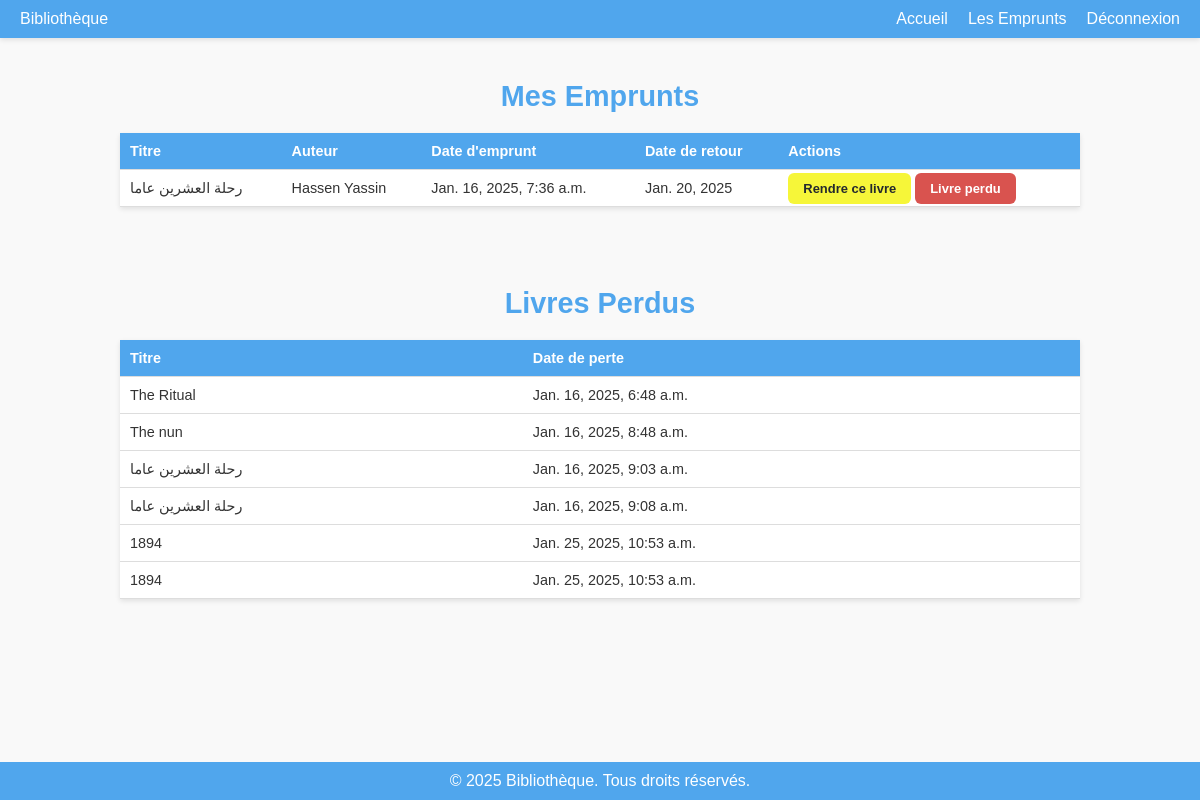
Page /les-emprunts/ (signed in) on the committed database.
### bibliotheque/models.py (models this page shows, shortened)
class Livre(models.Model):
    titre = models.CharField(max_length=255)  # Titre du livre
    auteur = models.CharField(max_length=255)  # Auteur du livre
    genre = models.CharField(max_length=100)  # Genre littéraire
    annee_publication = models.PositiveIntegerField()  # Année de publication
    nombre_exemplaires = models.PositiveIntegerField(default=1)  # Nombre d'exemplaires disponibles
    image = models.ImageField(upload_to='images/')  # Chemin vers l'image du livre

class Emprunt(models.Model):
    livre = models.ForeignKey(Livre, on_delete=models.CASCADE)
    utilisateur = models.ForeignKey(User, on_delete=models.CASCADE)
    email = models.EmailField()
    telephone = models.CharField(max_length=15)
    date_emprunt = models.DateTimeField(auto_now_add=True)  # Ajoute automatiquement la date d'emprunt
    date_rendement = models.DateField()

class LivrePerdu(models.Model):
    titre = models.CharField(max_length=255)
    date_signalement = models.DateTimeField(auto_now_add=True)

### bibliotheque/views.py (the view)
# urls.py: path('les-emprunts/', views.les_emprunts_view, name='les_emprunts'),
@login_required
def les_emprunts_view(request):
    emprunts = Emprunt.objects.filter(utilisateur=request.user)
    livres_perdus = LivrePerdu.objects.all()
    livres_empruntes = [
        {
            'livre': emprunt.livre,
            'date_emprunt': emprunt.date_emprunt,
            'date_rendement': emprunt.date_rendement,
        }
        for emprunt in emprunts
    ]
    return render(request, 'bibliotheque/LesEmprunts.html', {
        'livres_empruntes': livres_empruntes,
        'livres_perdus': livres_perdus,
    })

### bibliotheque/templates/bibliotheque/LesEmprunts.html (shortened to what this page needs)
<!DOCTYPE html>
<html lang="en">
<head>
</head>
<body>
    <nav>
        <a href="#">Bibliothèque</a>
        <ul class="list">
            <li><a href="{% url 'accueil' %}">Accueil</a></li>
            <li><a href="{% url 'les_emprunts' %}">Les Emprunts</a></li>
            {% if request.user.is_authenticated %}
                <li><a href="{% url 'logout' %}">Déconnexion</a></li>
            {% else %}
                <li><a href="{% url 'login' %}">Connexion</a></li>
                <li><a href="{% url 'signup' %}">Inscription</a></li>
            {% endif %}
        </ul>
    </nav>
    <main>
        <h1>Mes Emprunts</h1>
        {% if livres_empruntes %}
            <table>
                <thead>
                    <tr>
                        <th>Titre</th>
                        <th>Auteur</th>
                        <th>Date d'emprunt</th>
                        <th>Date de retour</th>
                        <th>Actions</th>
                    </tr>
                </thead>
                <tbody>
                    {% for emprunt in livres_empruntes %}
                        <tr>
                            <td>{{ emprunt.livre.titre }}</td>
                            <td>{{ emprunt.livre.auteur }}</td>
                            <td>{{ emprunt.date_emprunt }}</td>
                            <td>{{ emprunt.date_rendement }}</td>
                            <td>
                                <a href="{% url 'rendre_livre' emprunt.livre.id %}" class="button button-4">Rendre ce livre</a>
                                <a href="{% url 'perdre_livre' emprunt.livre.id %}" class="button button-5">Livre perdu</a>
                            </td>
                        </tr>
                    {% endfor %}
                </tbody>
            </table>
        {% else %}
            <p>Vous n'avez pas encore emprunté de livres.</p>
        {% endif %}
        <h1>Livres Perdus</h1>
        {% if livres_perdus %}
            <table>
                <thead>
                    <tr>
                        <th>Titre</th>
                        <th>Date de perte</th>
                    </tr>
                </thead>
                <tbody>
                    {% for livre in livres_perdus %}
                        <tr>
                            <td>{{ livre.titre }}</td>
                            <td>{{ livre.date_signalement }}</td>
                        </tr>
                    {% endfor %}
                </tbody>
            </table>
        {% else %}
            <p>Vous n'avez pas signalé de livre comme perdu.</p>
        {% endif %}
    </main>
    <footer>
        &copy; 2025 Bibliothèque. Tous droits réservés.
    </footer>
</body>
</html>

### bibliotheque/templates/bibliotheque/LesEmprunts.html (style rules this page uses)
* { box-sizing: border-box; }
body { margin: 0; font-family: Helvetica, Verdana, sans-serif; background-color: #f9f9f9; color: #333; }
nav { background-color: #50a6ed; position: fixed; top: 0; left: 0; width: 100%; padding: 10px 20px; display: flex; align-items: center; justify-content: space-between; box-shadow: 0 2px 5px rgba(0, 0, 0, 0.1); color: white; z-index: 1000; }
a { color: inherit; text-decoration: none; }
.list { list-style-type: none; display: flex; margin: 0; padding: 0; }
.list li { margin-left: 20px; }
h1 { margin-top: 80px; text-align: center; font-size: 1.8em; color: #50a6ed; }
table { width: 80%; margin: 20px auto; border-collapse: collapse; background: #fff; box-shadow: 0 2px 5px rgba(0, 0, 0, 0.1); font-size: 0.9em; }
th, td { padding: 10px; text-align: left; border-bottom: 1px solid #ddd; }
th { background-color: #50a6ed; color: white; font-weight: bold; }
.button { appearance: none; border: none; border-radius: 6px; padding: 8px 15px; font-size: 0.9em; font-weight: bold; cursor: pointer; text-align: center; text-decoration: none; transition: background-color 0.3s ease, transform 0.2s ease; }
.button-4 { background-color: #f6f639; color: #24292E; }
.button-5 { background-color: #d9534f; color: white; }
footer { text-align: center; margin-top: 20px; padding: 10px; background-color: #50a6ed; color: white; position: fixed; bottom: 0; width: 100%; }

### rows in the picture
Livre: livre.titre "رحلة العشرين عاما", livre.auteur "Hassen Yassin", date_emprunt "Jan. 16, 2025, 7:36 a.m.", date_rendement "Jan. 20, 2025"
LivrePerdu: titre "The Ritual", date_signalement "Jan. 16, 2025, 6:48 a.m."
LivrePerdu: titre "The nun", date_signalement "Jan. 16, 2025, 8:48 a.m."
LivrePerdu: titre "رحلة العشرين عاما", date_signalement "Jan. 16, 2025, 9:03 a.m."
LivrePerdu: titre "رحلة العشرين عاما", date_signalement "Jan. 16, 2025, 9:08 a.m."
LivrePerdu: titre "1894", date_signalement "Jan. 25, 2025, 10:53 a.m."
LivrePerdu: titre "1894", date_signalement "Jan. 25, 2025, 10:53 a.m."
